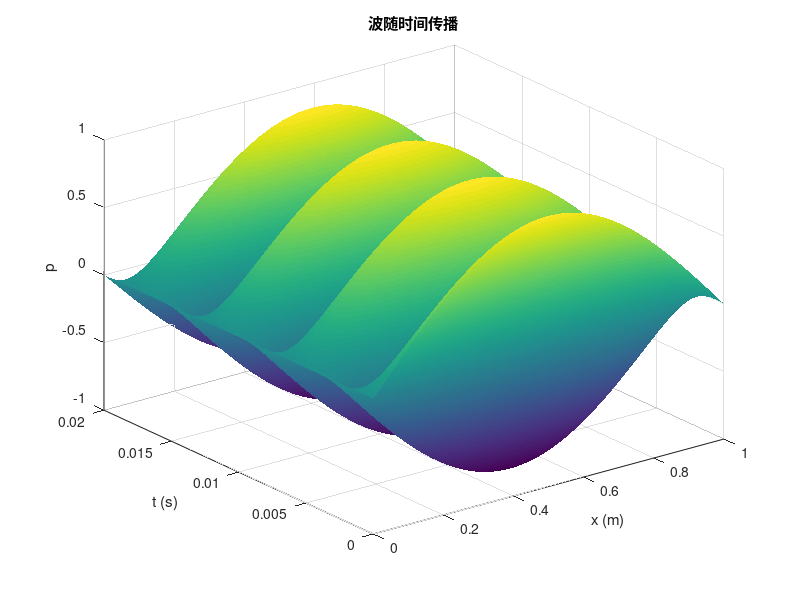

The MATLAB source for this figure:
clear all; close all; clc;
c = 343;          
rho0 = 1.225;     
L = 1;            
T = 0.02;        
Nx = 200;         
dx = L / (Nx - 1);
dt = dx / c * 0.9;
Nt = floor(T / dt);
r = c * dt / dx;
x = linspace(0, L, Nx);
p = zeros(Nx, Nt+1);
p(:,1) = sin(pi * x / L); 
p(:,2) = p(:,1);
for n = 2:Nt
    for i = 2:Nx-1
        p(i,n+1) = 2*p(i,n) - p(i,n-1) + r^2 * (p(i+1,n) - 2*p(i,n) + p(i-1,n));
    end
    p(1,n+1) = 0;
    p(Nx,n+1) = 0;
end
[X_grid, T_grid] = meshgrid(x, linspace(0, T, Nt+1));
figure;
surf(X_grid, T_grid, p');
shading interp;
xlabel('x (m)');
ylabel('t (s)');
zlabel('p');
title('波随时间传播');
